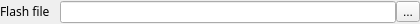
<?xml version="1.0" encoding="UTF-8"?>
<ui version="4.0">
 <class>Form_FlashChooseFileControl</class>
 <widget class="QWidget" name="Form_FlashChooseFileControl">
  <property name="geometry">
   <rect>
    <x>0</x>
    <y>0</y>
    <width>420</width>
    <height>24</height>
   </rect>
  </property>
  <property name="windowTitle">
   <string>Form</string>
  </property>
  <layout class="QHBoxLayout" name="horizontalLayout">
   <property name="spacing">
    <number>0</number>
   </property>
   <property name="leftMargin">
    <number>0</number>
   </property>
   <property name="topMargin">
    <number>0</number>
   </property>
   <property name="rightMargin">
    <number>0</number>
   </property>
   <property name="bottomMargin">
    <number>0</number>
   </property>
   <item>
    <widget class="QLabel" name="label_FlashFileName">
     <property name="sizePolicy">
      <sizepolicy hsizetype="Fixed" vsizetype="Fixed">
       <horstretch>0</horstretch>
       <verstretch>0</verstretch>
      </sizepolicy>
     </property>
     <property name="minimumSize">
      <size>
       <width>60</width>
       <height>0</height>
      </size>
     </property>
     <property name="font">
      <font>
       <family>微软雅黑</family>
      </font>
     </property>
     <property name="text">
      <string>Flash file</string>
     </property>
    </widget>
   </item>
   <item>
    <widget class="QLineEdit" name="lineEdit_FlashFilePath"/>
   </item>
   <item>
    <widget class="QToolButton" name="toolButton_LoadFlashFile">
     <property name="text">
      <string>...</string>
     </property>
    </widget>
   </item>
  </layout>
 </widget>
 <resources/>
 <connections/>
</ui>
